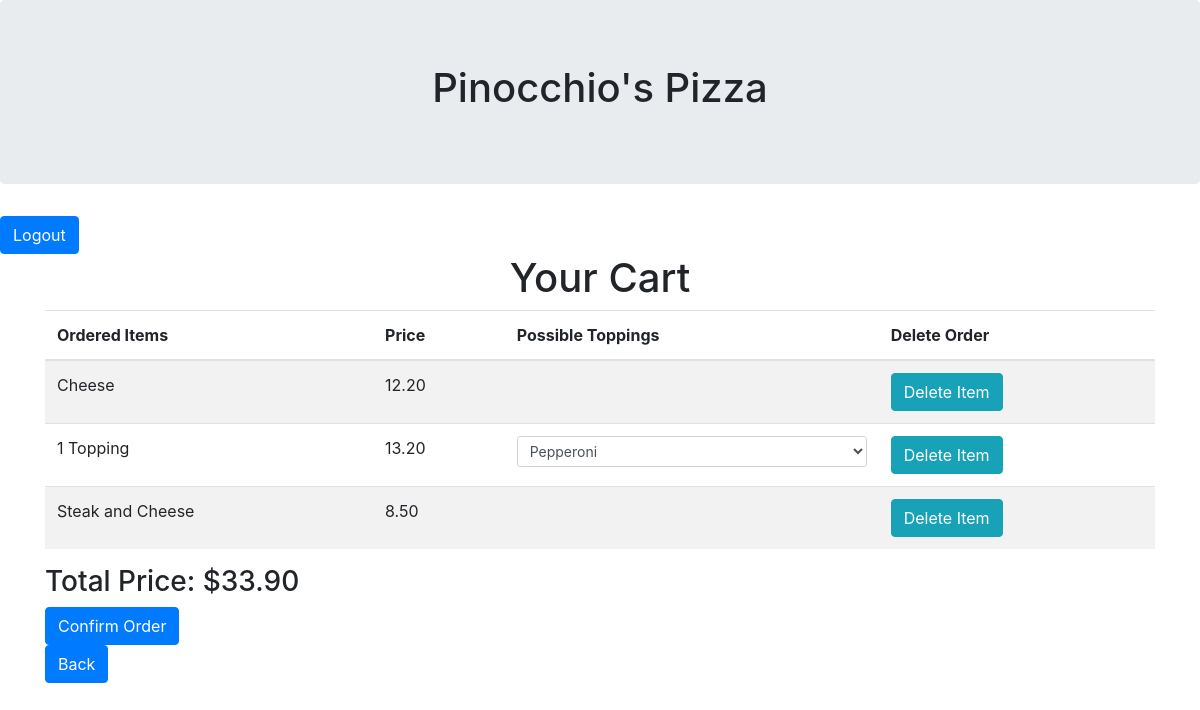
Before: /view_cart (signed in) with the older database file.
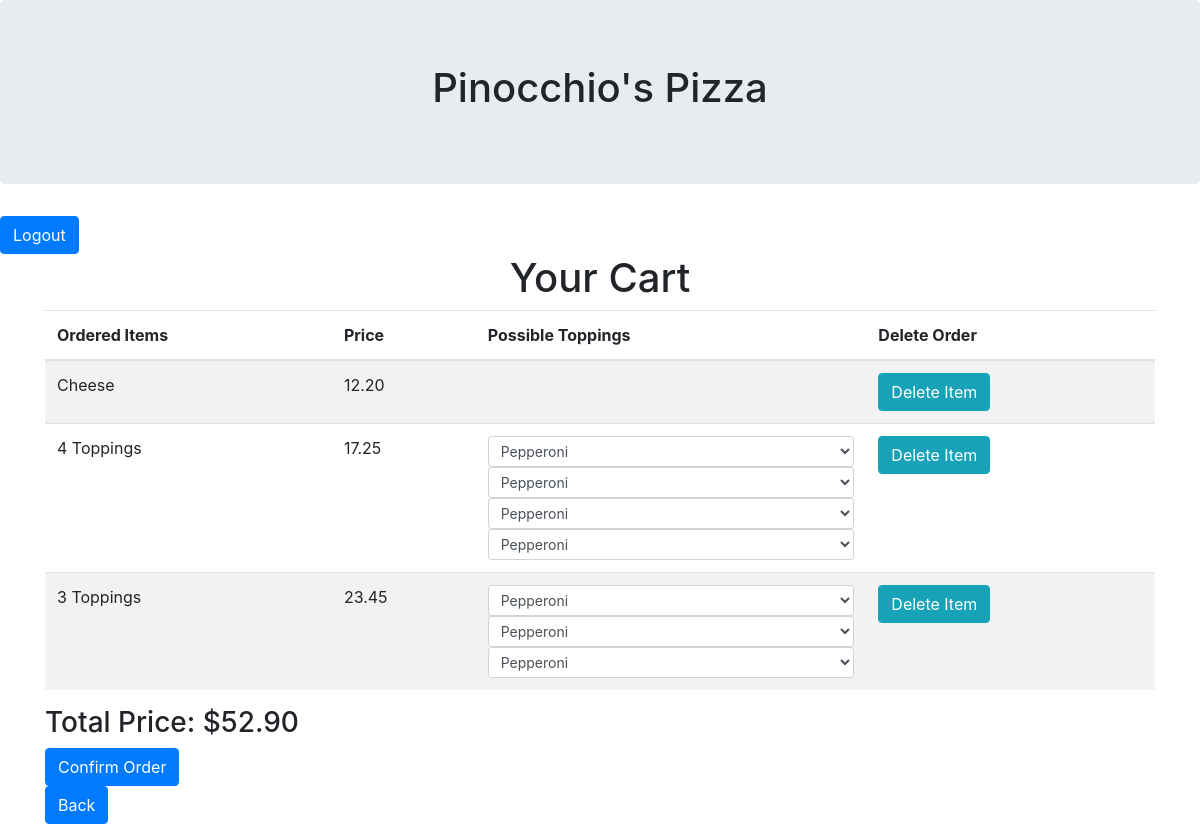
After: the same page with the newer database file.
### orders/models.py (models this page shows)
class Orders(models.Model):
    user = models.CharField(max_length = 64)
    order_items = models.CharField(max_length = 1024)
    price = models.DecimalField(decimal_places=2, max_digits=6)
    topping = models.IntegerField()
    toppings = models.CharField(null=True,blank=True,max_length = 1024)

### orders/views.py (the view)
# urls.py: path("view_cart", views.view_cart, name="view_cart"),
@login_required
def view_cart(request):
    username = request.user.username
    ordered_item = Orders.objects.filter(user = username)
    added_price = 0
    topping_arr = []
    for prices in range(len(ordered_item)):
        added_price = added_price + ordered_item[prices].price
    for x in range(len(ordered_item)):
        topping_arr.append(ordered_item[x].topping)
    context = {
        "ordered_item": ordered_item,
        "added_price": added_price,
        "topping":  topping_arr
    }
    return render(request, 'orders/cart.html', context)

### orders/templates/orders/cart.html (shortened to what this page needs)
{% extends 'layout.html' %}
{% block content %}
    <center><div><h1>Your Cart</h1></div></center>
    <form action="{% url 'confirm_order' %}" method="post">
        <table class = "table table-striped">
            <thead>
                <th scope="col">Ordered Items</th>
                <th scope="col">Price</th>
                <th scope="col">Possible Toppings</th>
                <th scope="col">Delete Order</th>
            </thead>
            <tbody>
            {% for retrieve in ordered_item %}
                <tr>
                    <td>{{ retrieve.order_items }}</td>
                    <td>{{ retrieve.price }}</td>
                    <td>
                    {% with ''|center:retrieve.topping as range %}
                    {% for toppings in range %}
                        <select class="form-control form-control-sm" name="selectbox">
                            <option>Pepperoni</option>
                        </select>
                    {% endfor %}
                    {% endwith %}
                    </td>
                    <td><a class="btn btn-info" href="{% url 'remove_user' retrieve.id %}">Delete Item</a></td>
                </tr>
            {% endfor %}
            </tbody>
        </table>
        <h3>Total Price: ${{ added_price }}</h3>
        <button class="btn btn-primary" type="submit">Confirm Order</button>
    </form>
    <a href="{% url 'index' %}" class="btn btn-primary">Back</a>
{% endblock %}

### orders/templates/layout.html (shortened to what this page needs)
<!DOCTYPE html>
<html>
    <head>
        <link rel="stylesheet" href="https://stackpath.bootstrapcdn.com/bootstrap/4.1.1/css/bootstrap.min.css">
    </head>
    <body>
        <div class="jumbotron"><center><h1>Pinocchio's Pizza</h1></center></div>
        {% if user.is_authenticated %}
            <a class="btn btn-primary" href="{% url 'logout_view' %}">Logout</a>
        {% else %}
            <a class="btn btn-primary" href="{% url 'login_r' %}">Login</a>
            <a class="btn btn-primary" href="{% url 'signup' %}">Sign Up</a>
        {% endif %}
        <div class="container">
            {% block content %}
            {% endblock %}
        </div>
    </body>
</html>

Changed rows visible on the page:
removed Orders: order_items "1 Topping", price "13.20"
removed Orders: order_items "Steak and Cheese", price "8.50"
added Orders: order_items "4 Toppings", price "17.25"
added Orders: order_items "3 Toppings", price "23.45"
Other visible differences:
{{ added_price }}: "33.90" → "52.90"
